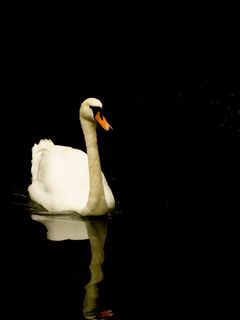
#> input picture images_for_conversion/swan_bird_reflection_1199499_240x320.jpg, 240 x 320 px
$ python image_to_mem.py --file ../images_for_conversion/swan_bird_reflection_1199499_240x320.jpg --path ../images_for_conversion/swan_bird_reflection_1199499_240x320.jpg
#> lines starting #> are read from the running program, lines starting #| are printed output that depends on the picture
"""
This script creates a file with an image for the FPGA.
First of all, the resolution of the image has been changed
to one bit for all three colors. Then the image is saved in
the.txt file in binary format. The first column is red, the
second is green, and the last is blue.
"""

import cv2
import numpy as np
import argparse


def img_to_mem(img_path, path_write, dac_resolution):
    # Load the image
    img = cv2.imread(img_path)
#> img is the input picture: shape (320, 240, 3); mean B, G, R 15, 18.8, 20.3
    height, width, channels = img.shape
#> height = 320; width = 240; channels = 3

    b = img[:, :, 0]
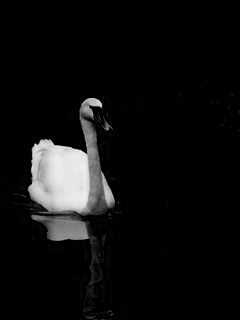
#> b: shape (320, 240); min 0, max 240, mean 15
    g = img[:, :, 1]
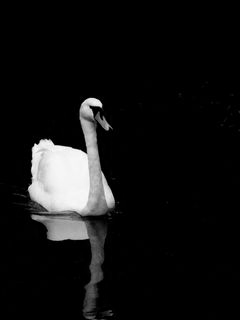
#> g: shape (320, 240); min 0, max 255, mean 18.8
    r = img[:, :, 2]

    if dac_resolution != [8, 8, 8]:
        # Change the image depth
        EightBitsToNBits_V = np.vectorize(EightBitsToNBits)
        b = EightBitsToNBits_V(b, dac_resolution[0])
        g = EightBitsToNBits_V(g, dac_resolution[1])
        r = EightBitsToNBits_V(r, dac_resolution[2])

        # Display the image to check the result
        edit_img = np.zeros((height, width, 3), np.uint8)
        NBitstoEightBits_V = np.vectorize(NBitstoEightBits)
        edit_img[:, :, 0] = NBitstoEightBits_V(b, dac_resolution[0])
        edit_img[:, :, 1] = NBitstoEightBits_V(g, dac_resolution[1])
        edit_img[:, :, 2] = NBitstoEightBits_V(r, dac_resolution[2])
        cv2.imshow("Image", edit_img)
        cv2.waitKey(0)
        cv2.destroyAllWindows()

    # Convert the image
    b = b.reshape(-1, 1)
    g = g.reshape(-1, 1)
    r = r.reshape(-1, 1)

    # Save the data
    text_data = ""
    for i in range(b.shape[0]):
        text_data = (
            text_data
            + bin(r[i][0])[2:].zfill(dac_resolution[2])
            + bin(g[i][0])[2:].zfill(dac_resolution[1])
            + bin(b[i][0])[2:].zfill(dac_resolution[0])
            + "\n"
        )

    # Save the file
    file_name_write = "ImageMemoryFile.txt"
    if path_write != "":
        file_name_write = path_write + "/" + file_name_write

    with open(file_name_write, "w+") as f:
        f.write(text_data[:-1])
        f.close()


def EightBitsToNBits(channel, N):
    return round((channel * ((2**N) - 1)) / 255.0)


def NBitstoEightBits(channel, N):
    return channel * 255.0 / ((2**N) - 1)


if __name__ == "__main__":

    # Parse command line arguments
    parser = argparse.ArgumentParser(
        description="Takes the image and converts its depth to the required one."
    )
    parser.add_argument(
        "-f", "--file", type=str, help="Path to the input image", required=True
    )
    parser.add_argument(
        "-p",
        "--path",
        type=str,
        help="Path to save the file",
        default="",
    )
    parser.add_argument(
        "-r",
        "--depthred",
        type=int,
        help="Depth of the red color",
        default=8,
    )
    parser.add_argument(
        "-g",
        "--depthgreen",
        type=int,
        help="Depth of the green color",
        default=8,
    )
    parser.add_argument(
        "-b",
        "--depthblue",
        type=int,
        help="Depth of the blue color",
        default=8,
    )
    args = parser.parse_args()

    # path_read = "C:/Users/user/Documents/FPGA/Altera projects/vga-controler-fpga/images_for_conversion"
    # file_name = "swan_bird_reflection_1199499_240x320.jpg"
    # path_write = "C:/Users/user/Documents/FPGA/Altera projects/vga-controler-fpga/image_mem"

#> (the run stopped early here; a loop or call above may not have finished)
